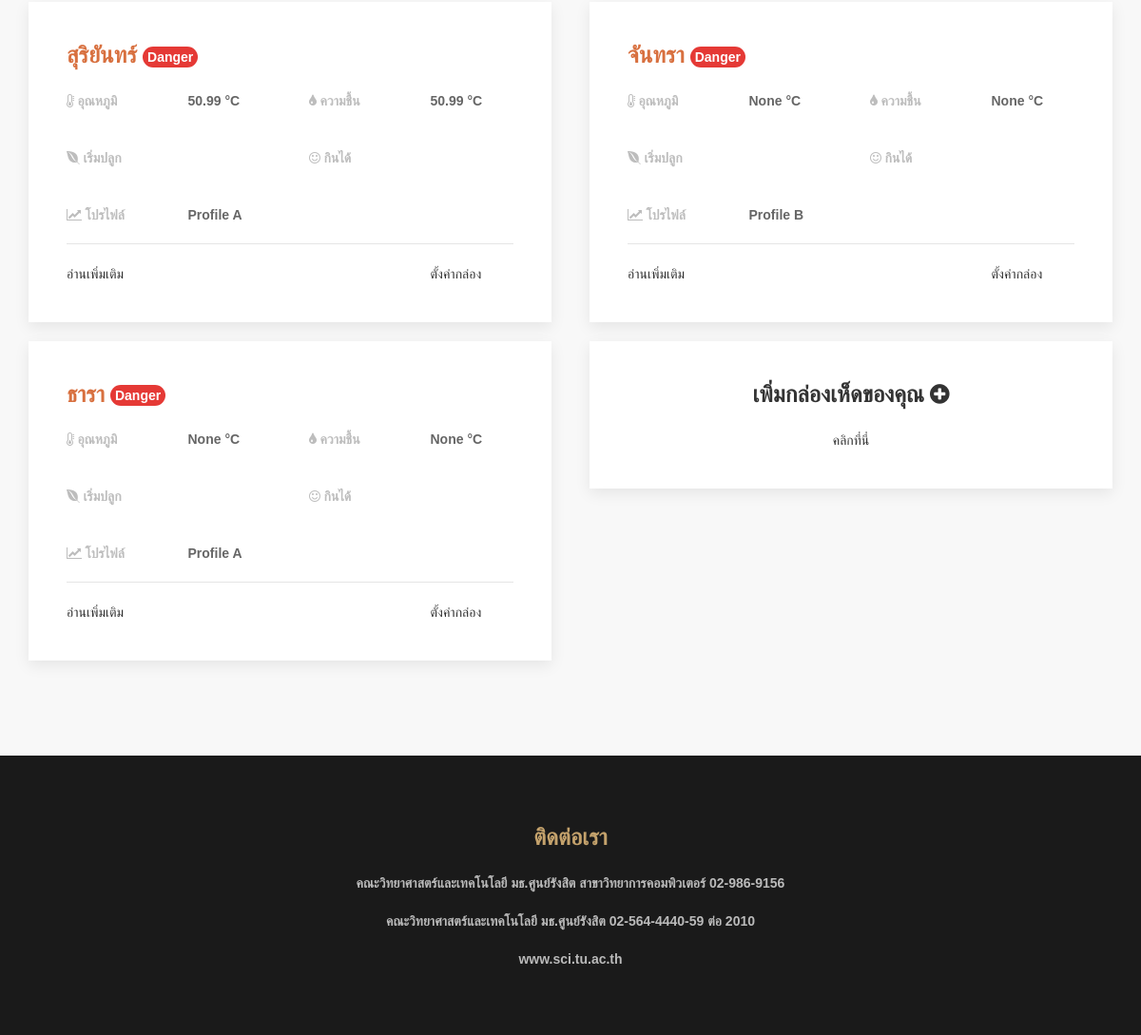
The page /mushroom/mybox/ (signed in, lower part) on the database as committed earlier.
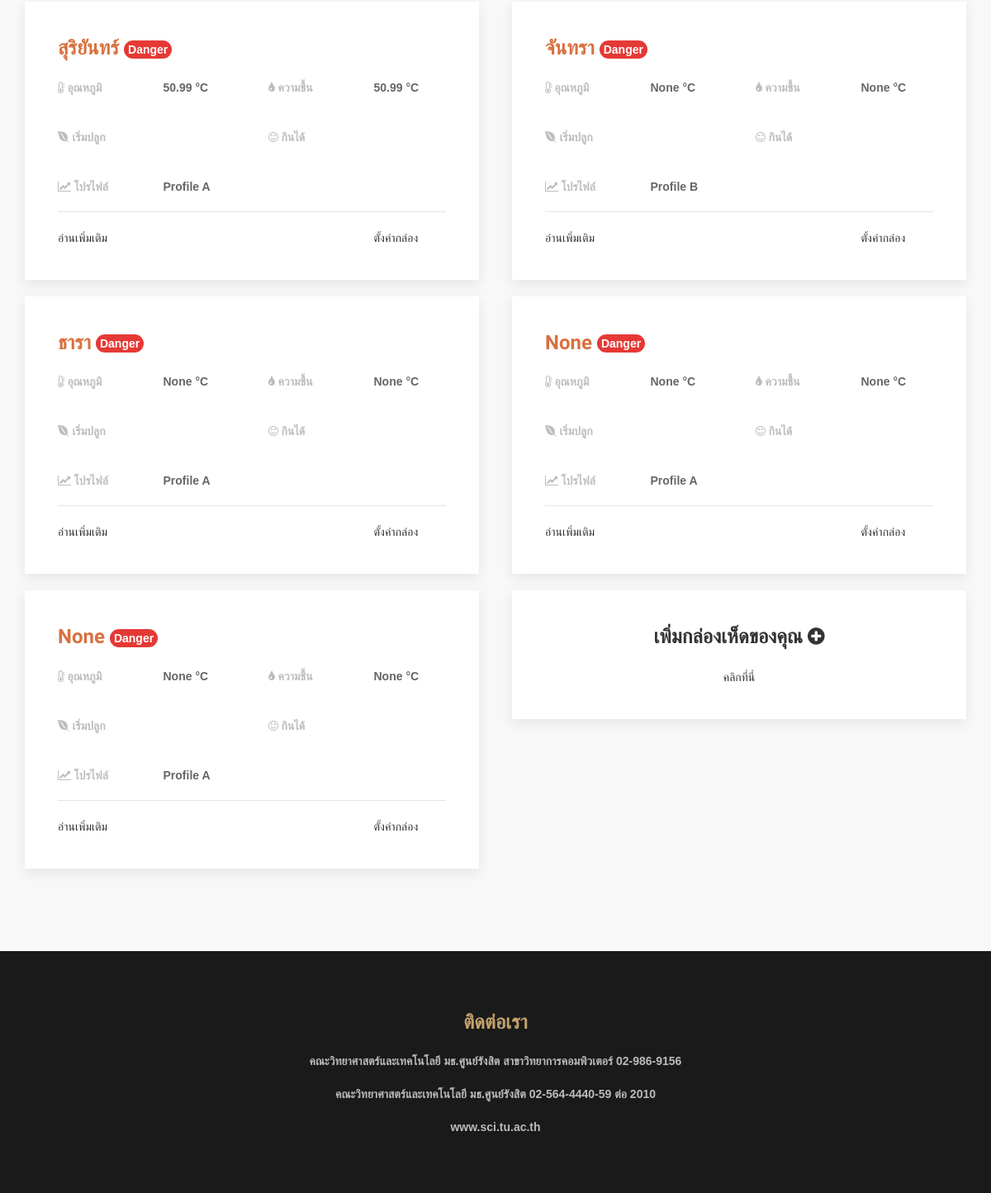
The same page on the database as committed later.
### boxapp/models.py (models this page shows)
class Box(models.Model):
	CHOICES = (
        ('Profile A', 'Profile A'),
        ('Profile B', 'Profile B'),
        ('Profile C', 'Profile C'),
        ('Profile D', 'Profile D'),
    )
	name = models.CharField(max_length=20,blank=True,null=True)
	code = models.CharField(max_length=20,unique=True)
	password = models.CharField(max_length=20,blank=True)
	profile =models.CharField(max_length=100,null=True,choices=CHOICES,blank=False,default='Profile A')
	temporature = models.DecimalField(max_digits=15, decimal_places=2,blank=True,null=True)
	temporature_by_control = models.DecimalField(max_digits=15, decimal_places=2,blank=True,null=True)
	humidity = models.DecimalField(max_digits=15, decimal_places=2,blank=True,null=True)
	humidity_by_control = models.DecimalField(max_digits=15, decimal_places=2,blank=True,null=True)
	color_by_control = models.CharField(max_length=20,blank=True,null=True)
	status_color = models.CharField(max_length=20,blank=True,null=True)
	owner = models.ForeignKey(User, on_delete=models.SET_NULL,blank=True,null=True)
	start_date = models.DateField(blank=True,null=True)
	end_date =models.DateField(blank=True,null=True)
	def __str__(self):
		return self.code

### boxapp/views.py (the view)
@login_required
def mybox( request):
	try:
		box_list = Box.objects.filter(owner=request.user)
		print (box_list)
		return render(request, 'mybox.html',{'box_list':box_list})
	except Box.DoesNotExist as e:
		messages.error(request, 'คุณยังไม่มีกล่องเห็ด')
	else:
		pass
	finally:
		pass
	return render(request, 'mybox.html',)

### boxapp/templates/mybox.html (shortened to what the changed rows need)
{% extends 'base2.html' %} {% load static %} {% block content %}
<div class="uk-background-muted">
  <br>
  <div class="container">
    {% if box_list %}
      <div class="uk-grid"> {% for box in box_list %}
        <div class="uk-width-1-2@m uk-width-1-1@s">
          <div>
            <div class="uk-card uk-card-default uk-card-hover uk-card-body">
              <div>
                <h3 class="uk-card-title thai_font" style="color: #d8703f">{{box.name}}  {% if box.status_color == "เขียว" %}
                  <span id="stat" class="uk-badge" style="background-color: #33691E
                  " >Good</span>
                  {% elif box.status_color == "ส้ม" %}
                  <span id="stat" class="uk-badge" style="background-color: #FF5722
                  " >Warning</span>
                {% else %}
                  <span id="stat" class="uk-badge" style="background-color: #E53935" >Danger</span>
                {% endif %}</h3>
              </div>
              <div class="uk-child-width-1-2@m uk-child-width-1-2@s" uk-grid>
                <div>
                  <div class="uk-child-width-1-2@m uk-child-width-1-2@s" uk-grid>
                    <div>
                      <p class="thai_font box-label" for=""><i class="fa fa-thermometer-quarter" aria-hidden="true"></i> อุณหภูมิ</p>
                    </div>
                    <div>
                      <p>{{box.humidity}} °C</p>
                    </div>
                  </div>
                </div>
                <div>
                  <div class="uk-child-width-1-2@m uk-child-width-1-2@s" uk-grid>
                    <div>
                      <p class="thai_font box-label" for=""> <i class="fa fa-tint" aria-hidden="true"></i> ความชื้น</p>
                    </div>
                    <div>
                      <p>{{box.humidity}} °C</p>
                    </div>
                  </div>
                </div>
                <div>
                  <div class="uk-child-width-1-2@m uk-child-width-1-2@s" uk-grid>
                    <div>
                      <p class="thai_font box-label" for=""> <i class="fa fa-envira" aria-hidden="true"></i> เริ่มปลูก</p>
                    </div>
                    <div>
                    </div>
                  </div>
                </div>
                <div>
                  <div class="uk-child-width-1-2@m uk-child-width-1-2@s" uk-grid>
                    <div>
                      <p class="thai_font box-label" for=""><i class="fa fa-smile-o" aria-hidden="true"></i> กินได้</p>
                    </div>
                    <div>
                    </div>
                  </div>
                </div>
                <div>
                  <div class="uk-child-width-1-2@m uk-child-width-1-2@s" uk-grid>
                    <div>
                      <p class="thai_font box-label" for=""><i class="fa fa-line-chart" aria-hidden="true"></i> โปรไฟล์</p>
                    </div>
                    <div>
                      <p>{{box.profile}} </p>
                    </div>
                  </div>
                </div>
                <div>
                </div>
              </div>
              <hr>
              <div class="uk-child-width-1-4@m uk-child-width-1-4@s uk-child-width-1-4@l" uk-grid>
                <div class="thai_font uk-text-left">
                  <button class="uk-button uk-button-text thai_font" onclick="location.href='{% url 'detail_box' box.id %}'"> อ่านเพิ่มเติม</button>
                </div>
                <div class="">
                </div>
                <div class="">
                </div>
                <div class="thai_font uk-text-left">
                  <button class="uk-button uk-button-text thai_font"> ตั้งค่ากล่อง</button>
                </div>
              </div>
            </div>
          </div>
          <br>
        </div>
      <br> {% endfor %}{% endif %}
  </div>
<br>
<br>
</div>
<br>
<br>
</div>
{% endblock %}

Rows that differ between the two databases and show on the page:
now on this page (row edited): Box: name "None", shows "Danger", humidity "None", profile "Profile A"
added Box: name "None", shows "Danger", humidity "None", profile "Profile A"
